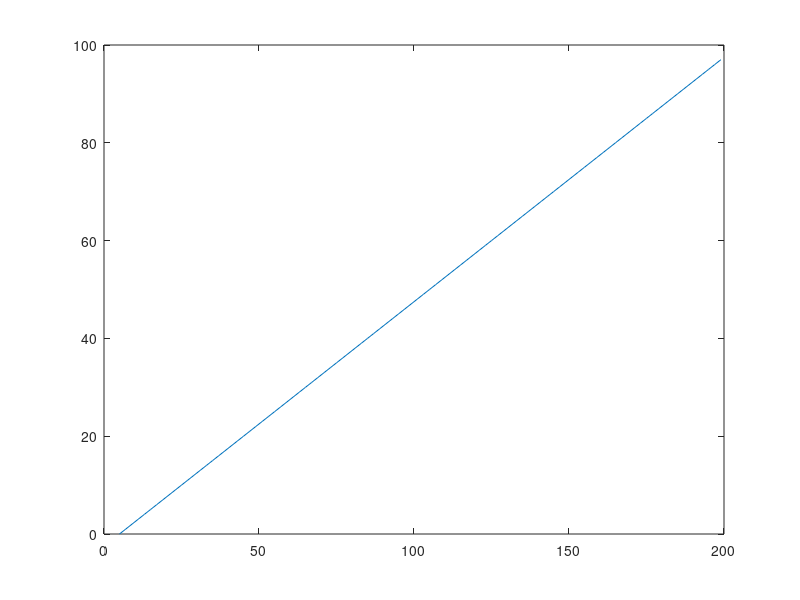

This figure's MATLAB source:
x = [
5
7
9
11
13
15
17
19
21
23
25
27
29
31
33
35
37
39
41
43
45
47
49
51
53
55
57
59
61
63
65
67
69
71
73
75
77
79
81
83
85
87
89
91
93
95
97
99
101
103
105
107
109
111
113
115
117
119
121
123
125
127
129
131
133
135
137
139
141
143
145
147
149
151
153
155
157
159
161
163
165
167
169
171
173
175
177
179
181
183
185
187
189
191
193
195
197
199
];

y = [
0
1
2
3
4
5
6
7
8
9
10
11
12
13
14
15
16
17
18
19
20
21
22
23
24
25
26
27
28
29
30
31
32
33
34
35
36
37
38
39
40
41
42
43
44
45
46
47
48
49
50
51
52
53
54
55
56
57
58
59
60
61
62
63
64
65
66
67
68
69
70
71
72
73
74
75
76
77
78
79
80
81
82
83
84
85
86
87
88
89
90
91
92
93
94
95
96
97
];

plot(x,y)